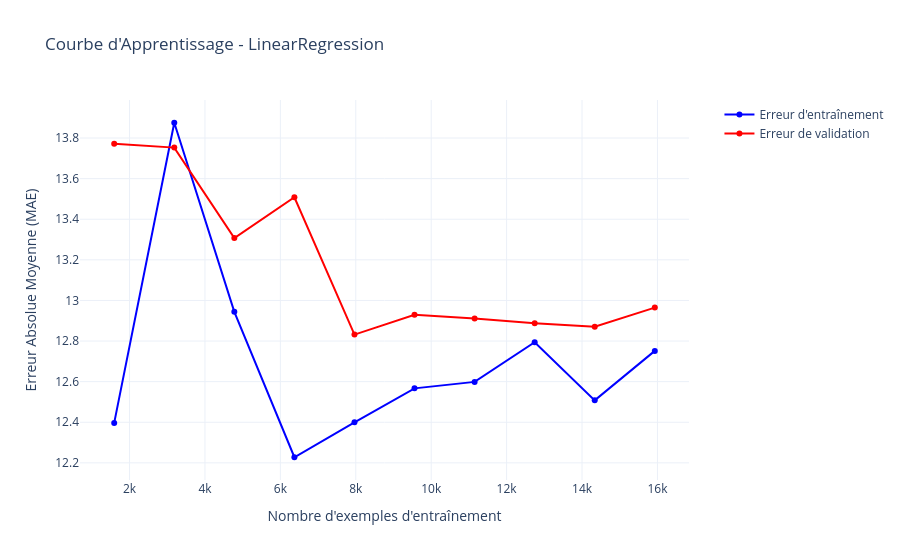

Source (notebook cell):
### Markdown cell above
### Courbe

### Code cell
afficher_courbes_apprentissage_plotly(best_model_lr, 'LinearRegression')

### Figure 1 — Plotly figure (JSON) as saved in the notebook; plotly's stock layout.template omitted (floating-point values rounded to 4 significant figures)
{"data": [{"line": {"color": "blue"}, "mode": "lines+markers", "name": "Erreur d'entraînement", "type": "scatter", "x": [1593, 3186, 4779, 6372, 7965, 9558, 11151, 12744, 14337, 15930], "y": [12.4, 13.88, 12.94, 12.23, 12.4, 12.57, 12.6, 12.79, 12.51, 12.75]}, {"line": {"color": "red"}, "mode": "lines+markers", "name": "Erreur de validation", "type": "scatter", "x": [1593, 3186, 4779, 6372, 7965, 9558, 11151, 12744, 14337, 15930], "y": [13.77, 13.75, 13.31, 13.51, 12.83, 12.93, 12.91, 12.89, 12.87, 12.96]}], "layout": {"legend": {"x": 1.05, "xanchor": "left", "y": 1, "yanchor": "top"}, "title": {"text": "Courbe d'Apprentissage - LinearRegression"}, "xaxis": {"title": {"text": "Nombre d'exemples d'entraînement"}}, "yaxis": {"title": {"text": "Erreur Absolue Moyenne (MAE)"}}}}
